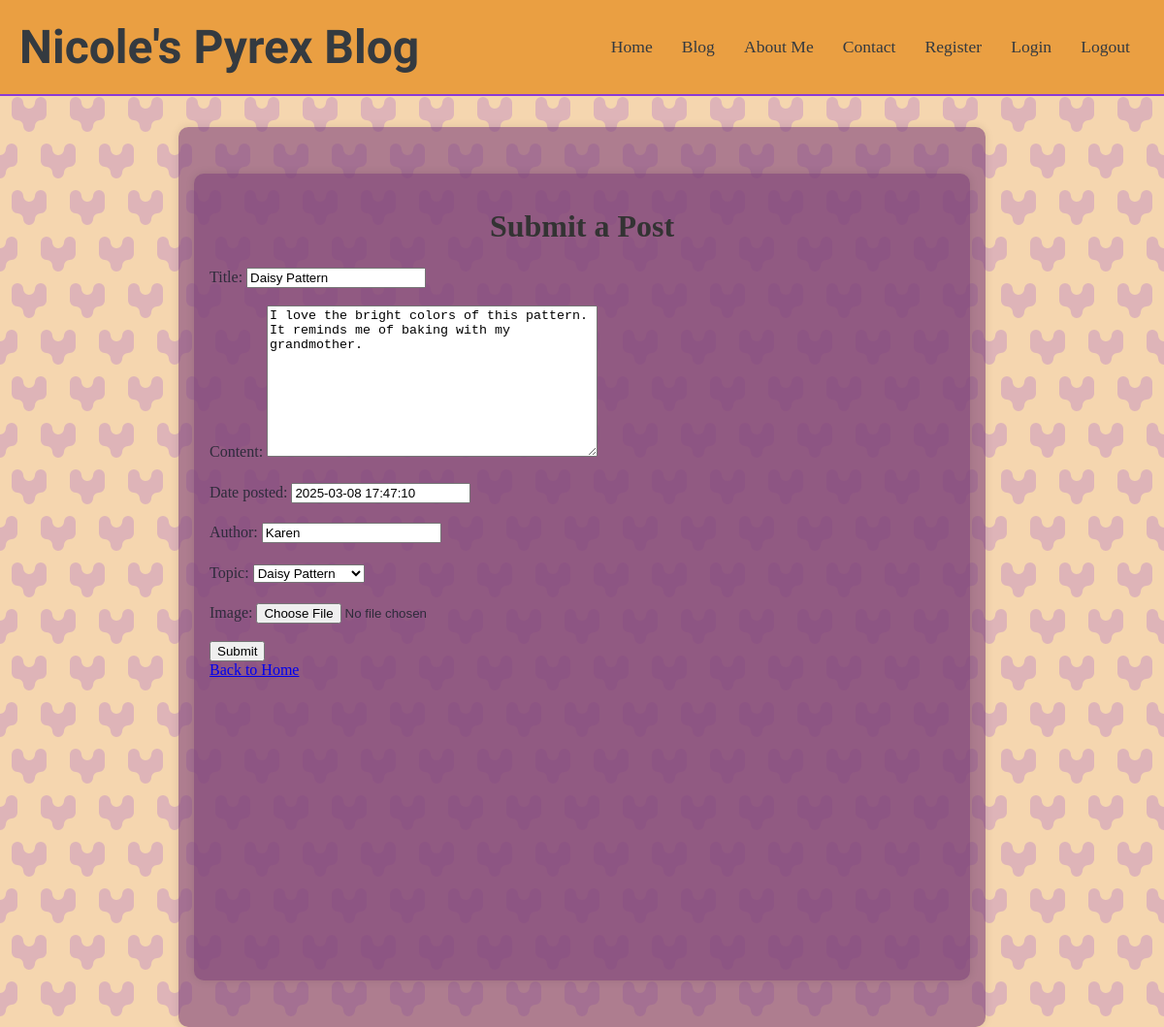
/glassblog/update/14/ (signed in), run on the app's committed database.
### glassblog/models.py (models this page shows, shortened)
class BlogPost(models.Model):
    TOPIC_CHOICES = [
        ('Daisy Pattern', 'Daisy Pattern'),
        ('Dot Pattern', 'Dot Pattern'),
        ('Primary Pattern', 'Primary Pattern'),
        ('Other', 'Other'),
    ]
    title = models.CharField(max_length=150)
    content = models.TextField()
    date_posted = models.DateTimeField(default=now)
    author = models.CharField(max_length=50)
    topic = models.CharField(max_length=100, choices=TOPIC_CHOICES, default='Other')
    image = models.ImageField(upload_to='images/', blank=True, null=True)

### glassblog/views.py (the view)
# urls.py: path('update/<int:post_id>/', update_post_view, name='update_post'),
@login_required
def update_post_view(request, post_id):
    post = get_object_or_404(BlogPost, id=post_id)
    if request.method == 'POST':
        form = BlogPostForm(request.POST, request.FILES, instance=post)
        if form.is_valid():
            form.save()
            return redirect('blog')
    else:
        form = BlogPostForm(instance=post)
    return render(request, 'glassblog/submit.html', {'form': form})

### glassblog/forms.py
class BlogPostForm(forms.ModelForm):
    class Meta:
        model = BlogPost
        fields = ['title', 'content', 'date_posted', 'author', 'topic', 'image']

### templates/glassblog/submit.html (shortened to what this page needs)
{% extends 'base.html' %}
{% load static %}
{% block content %}
    <div class="container">
        <h1>Submit a Post</h1>
        <form method="POST" enctype="multipart/form-data">
            {{ form.as_p }}
            <button type="submit">Submit</button>
        </form>
        <a href="{% url 'home' %}">Back to Home</a>
    </div>
{% endblock content %}

### static/css/base.css (style rules this page uses)
body { background-color: #f5d6af; }
h1 { color: #301634; text-align: center; margin-top: 20px; }
p { color: #7f8c8d; line-height: 1.6; }
.container { max-width: 800px; margin: 2rem auto; padding: 1rem; background-color: #7f437b99; box-shadow: 0 0 10px rgba(0, 0, 0, 0.1); min-height: 100vh; border-radius: 10px; }

### static/css/contact.css (style rules this page uses)
html, body { margin: 0; padding: 0; height: 100%; }

### static/css/home.css (style rules this page uses)
h1 { color: #333; text-align: center; margin-top: 20px; }
p { color: #2e2b3b; line-height: 1.6; }

### data on the page
BlogPost: title "Daisy Pattern", content "I love the bright colors of this pattern. It reminds me of baking with my grandmother.", date_posted "2025-03-08 17:47:10", author "Karen", topic "Daisy Pattern"
